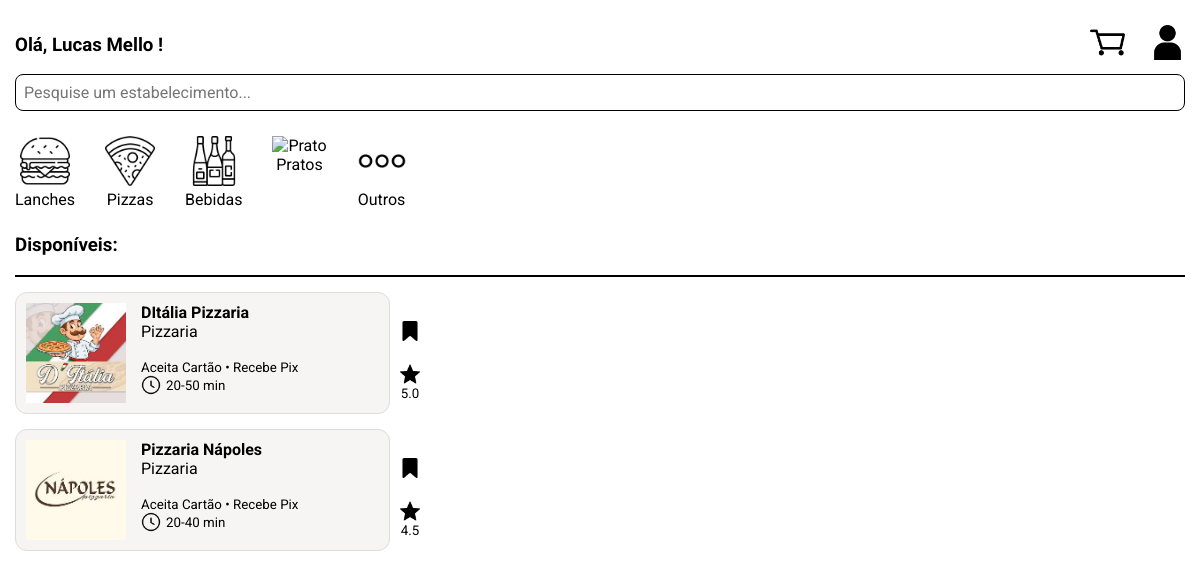
The app's page /pagina_inicial (signed in) with its own data.
### tables this page shows
CREATE TABLE estabelecimentos (
        id INTEGER PRIMARY KEY,
        nome VARCHAR(100),
        tipo TEXT,
        avaliacao TEXT,
        pedido_minimo TEXT,
        tempo_delivery TEXT,
        caminho_foto TEXT
        );

### routes/pagina_inicial.py (the view)
@pagina_inicial_bp.route("/pagina_inicial", methods=["GET", "POST"])
def pagina_inicial():
    estabelecimentos = EstabelecimentoModel.listar_estabelecimentos()
    return render_template("pagina_inicial.html", estabelecimentos=estabelecimentos)

### database/banco_dados_principal.py (called while the page is built)
def conectar_banco_dados_principal():
    return sqlite3.connect(BANCO_DADOS_PRINCIPAL)

### models/estabelecimento_model.py (called while the page is built)
    @staticmethod
    def listar_estabelecimentos():
        conexao = None
        try:
            conexao = conectar_banco_dados_principal()
            cursor = conexao.cursor()
            cursor.execute(f"SELECT * FROM {TABELA_ESTABELECIMENTOS}")
            registros = cursor.fetchall()
            return registros
        except Exception as erro:
            print("Erro ao listar estabelecimentos: ", erro)
            return
        finally:
            if conexao:
                conexao.close()

### templates/pagina_inicial.html (shortened to what this page needs)
<!DOCTYPE html>
<html lang="pt-BR">
<head>
    <link rel="stylesheet" href="{{ url_for('static', filename='css/pagina_inicial.css') }}">
</head>
<body>
    <div class="container">
        <div class="topo">
            {% if session['nome'] %}
                <h3>Olá, {{ session['nome'] }}!</h3>
            {% endif %}
            <div class="icones">
                <a href="{{ url_for('carrinho.carrinho') }}">
                    <img src="{{ url_for('static', filename='images/icons/carrinho_black.png') }}" width="35" alt="Carrinho">
                </a>
                <a href="{{ url_for('usuario.usuario') }}">
                    <img src="{{ url_for('static', filename='images/icons/usuario_black.png') }}" width="35" alt="Usuário">
                </a>
            </div>
        </div>
        <div>
            <input class="pesquisa" type="text" id="pesquisa" placeholder="Pesquise um estabelecimento...">
        </div>
        <div class="categorias">
            <div><img src="{{ url_for('static', filename='images/icons/hamburguer_black.png') }}" width="50" alt="Lanche"><br>Lanches</div>
            <div><img src="{{ url_for('static', filename='images/icons/pizza_black.png') }}" width="50" alt="Pizza"><br>Pizzas</div>
            <div><img src="{{ url_for('static', filename='images/icons/bebida_black.png') }}" width="50" alt="Bebida"><br>Bebidas</div>
            <div><img src="{{ url_for('static', filename='images/icons/prato_black.png') }}" width="50" alt="Prato"><br>Pratos</div>
            <div><img src="{{ url_for('static', filename='images/icons/outros_black.png') }}" width="50" alt="Outros"><br>Outros</div>
        </div>
        <div class="disponiveis">
            <h3>Disponíveis:</h3>
            <hr>
        </div>
        {% for estabelecimento in estabelecimentos %}
        <div class="container-card">
            <a href="{{ url_for('estabelecimento.estabelecimento', id=estabelecimento[0]) }}" class="card-link">
            <div class="card-estabelecimento">
                <div class="informacoes-estabelecimento">
                    <div class="lado-esquerdo">
                        <img  src="{{ url_for('static', filename=estabelecimento[6] if estabelecimento[6] else 'images/icons/restaurante.png') }}" width="100">
                        <div class="texto-estabelecimento">
                            <b>{{ estabelecimento[1] }}</b>
                            <span>{{ estabelecimento[2] }}</span><br>
                            <small>Aceita Cartão • Recebe Pix</small>
                            <div class="texto-tempo-delivery">
                                <img src="{{ url_for('static', filename='images/icons/relogio_black.png') }}" width="20" alt="Relógio">
                                <small>{{ estabelecimento[5] }}</small>
                            </div>
                        </div>
                    </div>
                </div>
            </div>
            </a>
            <div class="icones-direita">
                <img src="{{ url_for('static', filename='images/icons/favorito_black.png') }}" width="20" height="20" alt="Favoritar">
                <br>
                <img src="{{ url_for('static', filename='images/icons/estrela_black.png') }}" width="20" alt="Avaliação">
                <small>{{ estabelecimento[3] }}</small>
            </div>
        </div>
        {% endfor %}
    </div>
</body>
</html>

### static/css/pagina_inicial.css (style rules this page uses)
body { margin: 0; font-family: 'Roboto', sans-serif; font-size: 16px; text-align: center; }
.container { padding: 15px; }
.topo { display: flex; justify-content: space-between; align-items: center; }
.icones { display: flex; gap: 25px; }
.icones a { text-decoration: none; display: inline-block; transition: transform 0.2s; }
.pesquisa { border: 1px solid; border-radius: 8px; width: 100%; box-sizing: border-box; padding: 8px; font-family: 'Roboto', sans-serif; font-size: 16px; color: black; }
.categorias { display: flex; gap: 30px; overflow-x: auto; margin-top: 25px; margin-bottom: 25px; }
.disponiveis { text-align: left; }
hr { border: 0; border-top: 2px solid; margin-bottom: 15px; }
.card-link { text-decoration: none; color: inherit; display: block; max-width: 375px; width: 100%; }
.container-card { display: flex; align-items: center; gap: 10px; }
.card-estabelecimento { background: #f7f4f4; border-radius: 8px; display: flex; justify-content: space-between; align-items: center; text-align: center; transition: background-color 0.2s, transform 0.1s; cursor: pointer; border: 1px solid #ddd; border-radius: 12px; margin-bottom: 15px; }
.informacoes-estabelecimento { display: flex; justify-content: space-between; align-items: center; width: 100%; padding: 10px; }
.lado-esquerdo { display: flex; align-items: left; gap: 15px; text-align: left; }
.icones-direita { display: flex; flex-direction: column; gap: 2px; }
.texto-estabelecimento { display: flex; flex-direction: column; }
.texto-tempo-delivery { display: flex; align-items: center; gap: 5px; }

### records on screen
estabelecimentos: caminho_foto (picture), nome "DItália Pizzaria", tipo "Pizzaria", tempo_delivery "20-50 min", avaliacao "5.0"
estabelecimentos: caminho_foto (picture), nome "Pizzaria Nápoles", tipo "Pizzaria", tempo_delivery "20-40 min", avaliacao "4.5"

### other values on screen
{{ session['nome'] }} "Lucas Mello"
